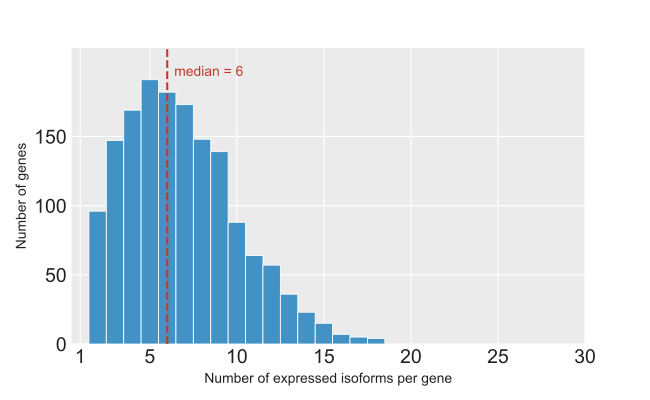

Python code for this plot:
"""SF26 — Isoform count per gene in the Isopair pair-set cohort (n = 1,585).

Standalone rebuild of the isoform-count panel that was previously bundled
as Panel A of PairSetDescriptives. Split per Yul-era paper numbering so
the paper's SF26 reference resolves to one figure.

Style: matplotlib rendered with ggplot-mimic theme (grey panel + white
gridlines) so the panel visually matches SF1-SF23. See
figures/lib/ggplot_style.py.
"""

from __future__ import annotations
import sys
from pathlib import Path

import matplotlib.pyplot as plt
import numpy as np
import pandas as pd

HERE = Path(__file__).resolve().parent
LIB  = HERE.parents[1] / "lib"
sys.path.insert(0, str(LIB))

from ggplot_style import (
    apply_ggplot_rcparams,
    style_axes_ggplot,
    render_and_validate,
    docx_body_fs,
    BAR_COLOR,
    TITLE_C,
    HEADER_FS,
)

apply_ggplot_rcparams()

NATIVE_W = 6.5
BODY_FS = docx_body_fs(NATIVE_W)

DATA = HERE / "data"


def main():
    iso = pd.read_csv(DATA / "isoforms_per_gene.tsv", sep="\t")
    summary = pd.read_csv(DATA / "descriptives_summary.tsv", sep="\t").set_index("metric")["value"]
    n_genes = int(summary.loc["n_genes_in_pop_BC"])
    med     = int(summary.loc["median_isoforms_per_gene"])

    fig, ax = plt.subplots(figsize=(NATIVE_W, 4.0))
    fig.subplots_adjust(left=0.11, right=0.90, top=0.88, bottom=0.14)

    style_axes_ggplot(ax)

    # Histogram with 1-count bins
    counts = iso["n_isoforms"].astype(int)
    max_bin = min(int(counts.quantile(0.995)) + 1, 30)
    bins = np.arange(1, max_bin + 2) - 0.5
    ax.hist(counts, bins=bins, color=BAR_COLOR, edgecolor="white", linewidth=0.6, zorder=3)

    # Explicit y-headroom + capped ticks so the top y-tick label never clips the
    # figure top edge (4-CT re-scope: median dropped to 6, tallest bin grew and
    # the auto-limit placed a 250 tick that clipped).
    bin_heights, _ = np.histogram(counts, bins=bins)
    top_h = int(bin_heights.max())
    ax.set_ylim(0, top_h * 1.12)
    ax.set_yticks(np.arange(0, top_h, 50))

    # Median reference line
    ax.axvline(med, linestyle="--", color="#c0392b", linewidth=1.5, zorder=4)
    ymax = ax.get_ylim()[1]
    ax.text(
        med + 0.4, ymax * 0.94,
        f"median = {med}",
        ha="left", va="top",
        fontsize=BODY_FS,
        color="#c0392b",
    )

    ax.set_xlabel("Number of expressed isoforms per gene", fontsize=BODY_FS)
    ax.set_ylabel("Number of genes", fontsize=BODY_FS)
    ax.set_xlim(0.5, max_bin + 0.5)
    ax.set_xticks([1, 5, 10, 15, 20, 25, 30])

    # No overall figure title — caption carries the title role (Yul-style).
    render_and_validate(fig, HERE / "figure_sf26_isoforms_per_gene",
                        native_width_in=NATIVE_W)
    print(f"  n_genes = {n_genes:,}  median = {med}  max bin shown = {max_bin}")


if __name__ == "__main__":
    main()
